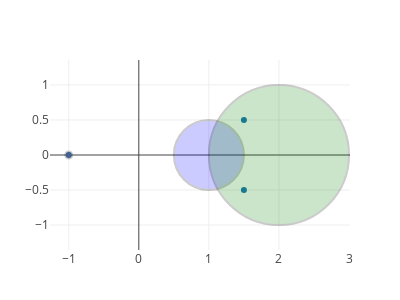

This figure's notebook cell:
### Code cell
p = gershgorin_plot(A)
display(p)
if output
    PlotlyJS.savefig(p,"fig_la8_c.pdf")
end

### Figure 1 — Plotly figure (JSON) as saved in the notebook; plotly's stock layout.template omitted (floating-point values rounded to 4 significant figures)
{"data": [{"mode": "markers", "type": "scatter", "x": [-1, 1.5, 1.5], "y": [0, -0.5, 0.5]}], "layout": {"height": 300, "margin": {"b": 50, "l": 50, "r": 50, "t": 60}, "shapes": [{"fillcolor": "blue", "opacity": 0.2, "type": "circle", "x0": 0.5, "x1": 1.5, "xref": "x", "y0": -0.5, "y1": 0.5, "yref": "y"}, {"fillcolor": "green", "opacity": 0.2, "type": "circle", "x0": 1, "x1": 3, "xref": "x", "y0": -1, "y1": 1, "yref": "y"}, {"fillcolor": "red", "opacity": 0.2, "type": "circle", "x0": -1.05, "x1": -0.95, "xref": "x", "y0": -0.05, "y1": 0.05, "yref": "y"}], "width": 400, "yaxis": {"scaleanchor": "x"}}}
